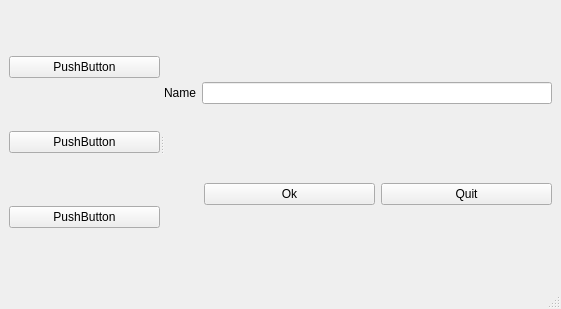
<?xml version="1.0" encoding="UTF-8"?>
<ui version="4.0">
 <class>MainWindow</class>
 <widget class="QMainWindow" name="MainWindow">
  <property name="geometry">
   <rect>
    <x>0</x>
    <y>0</y>
    <width>561</width>
    <height>309</height>
   </rect>
  </property>
  <property name="windowTitle">
   <string>MainWindow</string>
  </property>
  <widget class="QWidget" name="centralwidget">
   <layout class="QVBoxLayout" name="verticalLayout_3">
    <item>
     <widget class="QSplitter" name="splitter">
      <property name="orientation">
       <enum>Qt::Horizontal</enum>
      </property>
      <widget class="QWidget" name="">
       <layout class="QVBoxLayout" name="verticalLayout_2">
        <item>
         <widget class="QPushButton" name="pushButton_3">
          <property name="text">
           <string>PushButton</string>
          </property>
         </widget>
        </item>
        <item>
         <widget class="QPushButton" name="pushButton_4">
          <property name="text">
           <string>PushButton</string>
          </property>
         </widget>
        </item>
        <item>
         <widget class="QPushButton" name="pushButton_5">
          <property name="text">
           <string>PushButton</string>
          </property>
         </widget>
        </item>
       </layout>
      </widget>
      <widget class="QWidget" name="">
       <layout class="QVBoxLayout" name="verticalLayout">
        <item>
         <layout class="QHBoxLayout" name="horizontalLayout">
          <item>
           <widget class="QLabel" name="label">
            <property name="text">
             <string>Name</string>
            </property>
            <property name="buddy">
             <cstring>lineEdit</cstring>
            </property>
           </widget>
          </item>
          <item>
           <widget class="QLineEdit" name="lineEdit"/>
          </item>
         </layout>
        </item>
        <item>
         <layout class="QHBoxLayout" name="horizontalLayout_2">
          <item>
           <spacer name="horizontalSpacer">
            <property name="orientation">
             <enum>Qt::Horizontal</enum>
            </property>
            <property name="sizeType">
             <enum>QSizePolicy::Preferred</enum>
            </property>
            <property name="sizeHint" stdset="0">
             <size>
              <width>40</width>
              <height>20</height>
             </size>
            </property>
           </spacer>
          </item>
          <item>
           <widget class="QPushButton" name="pushButton">
            <property name="text">
             <string>Ok</string>
            </property>
           </widget>
          </item>
          <item>
           <widget class="QPushButton" name="pushButton_2">
            <property name="text">
             <string>Quit</string>
            </property>
           </widget>
          </item>
         </layout>
        </item>
       </layout>
      </widget>
     </widget>
    </item>
   </layout>
  </widget>
  <widget class="QMenuBar" name="menubar">
   <property name="geometry">
    <rect>
     <x>0</x>
     <y>0</y>
     <width>561</width>
     <height>21</height>
    </rect>
   </property>
  </widget>
  <widget class="QStatusBar" name="statusbar"/>
 </widget>
 <resources/>
 <connections/>
</ui>
